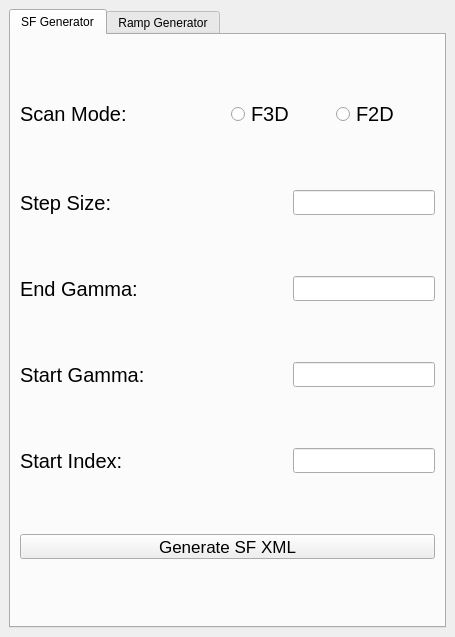
<?xml version="1.0" encoding="UTF-8"?>
<ui version="4.0">
 <class>XMLGeneratorApp</class>
 <widget class="QMainWindow" name="XMLGeneratorApp">
  <property name="geometry">
   <rect>
    <x>0</x>
    <y>0</y>
    <width>455</width>
    <height>637</height>
   </rect>
  </property>
  <property name="windowTitle">
   <string>XML Generator</string>
  </property>
  <widget class="QWidget" name="centralwidget">
   <layout class="QHBoxLayout" name="horizontalLayout_14">
    <item>
     <widget class="QTabWidget" name="tabWidget">
      <property name="minimumSize">
       <size>
        <width>437</width>
        <height>619</height>
       </size>
      </property>
      <property name="maximumSize">
       <size>
        <width>437</width>
        <height>619</height>
       </size>
      </property>
      <property name="currentIndex">
       <number>0</number>
      </property>
      <widget class="QWidget" name="tab_sf">
       <attribute name="title">
        <string>SF Generator</string>
       </attribute>
       <layout class="QVBoxLayout" name="verticalLayout">
        <item>
         <layout class="QHBoxLayout" name="horizontalLayout_13">
          <item>
           <widget class="QLabel" name="label_scanMode">
            <property name="font">
             <font>
              <family>Ubuntu</family>
              <pointsize>15</pointsize>
             </font>
            </property>
            <property name="text">
             <string>Scan Mode:</string>
            </property>
           </widget>
          </item>
          <item>
           <layout class="QHBoxLayout" name="horizontalLayout">
            <item>
             <widget class="QRadioButton" name="radioButton_F3D">
              <property name="font">
               <font>
                <pointsize>15</pointsize>
               </font>
              </property>
              <property name="text">
               <string>F3D</string>
              </property>
             </widget>
            </item>
            <item>
             <widget class="QRadioButton" name="radioButton_F2D">
              <property name="font">
               <font>
                <pointsize>15</pointsize>
               </font>
              </property>
              <property name="text">
               <string>F2D</string>
              </property>
             </widget>
            </item>
           </layout>
          </item>
         </layout>
        </item>
        <item>
         <layout class="QHBoxLayout" name="horizontalLayout_4">
          <item>
           <widget class="QLabel" name="label_stepSize">
            <property name="font">
             <font>
              <pointsize>15</pointsize>
             </font>
            </property>
            <property name="text">
             <string>Step Size:</string>
            </property>
           </widget>
          </item>
          <item>
           <widget class="QLineEdit" name="lineEdit_stepSize">
            <property name="maximumSize">
             <size>
              <width>142</width>
              <height>25</height>
             </size>
            </property>
            <property name="font">
             <font>
              <pointsize>13</pointsize>
             </font>
            </property>
           </widget>
          </item>
         </layout>
        </item>
        <item>
         <layout class="QHBoxLayout" name="horizontalLayout_3">
          <item>
           <widget class="QLabel" name="label_endGamma">
            <property name="font">
             <font>
              <pointsize>15</pointsize>
             </font>
            </property>
            <property name="text">
             <string>End Gamma:</string>
            </property>
           </widget>
          </item>
          <item>
           <widget class="QLineEdit" name="lineEdit_endGamma">
            <property name="maximumSize">
             <size>
              <width>142</width>
              <height>25</height>
             </size>
            </property>
            <property name="font">
             <font>
              <pointsize>13</pointsize>
             </font>
            </property>
           </widget>
          </item>
         </layout>
        </item>
        <item>
         <layout class="QHBoxLayout" name="horizontalLayout_2">
          <item>
           <widget class="QLabel" name="label_startGamma">
            <property name="font">
             <font>
              <pointsize>15</pointsize>
             </font>
            </property>
            <property name="text">
             <string>Start Gamma:</string>
            </property>
           </widget>
          </item>
          <item>
           <widget class="QLineEdit" name="lineEdit_startGamma">
            <property name="maximumSize">
             <size>
              <width>142</width>
              <height>25</height>
             </size>
            </property>
            <property name="font">
             <font>
              <pointsize>13</pointsize>
             </font>
            </property>
           </widget>
          </item>
         </layout>
        </item>
        <item>
         <layout class="QHBoxLayout" name="horizontalLayout_5">
          <item>
           <widget class="QLabel" name="label_startIndex">
            <property name="font">
             <font>
              <pointsize>15</pointsize>
             </font>
            </property>
            <property name="text">
             <string>Start Index:</string>
            </property>
           </widget>
          </item>
          <item>
           <widget class="QLineEdit" name="lineEdit_startIndex">
            <property name="maximumSize">
             <size>
              <width>142</width>
              <height>25</height>
             </size>
            </property>
            <property name="font">
             <font>
              <pointsize>13</pointsize>
             </font>
            </property>
           </widget>
          </item>
         </layout>
        </item>
        <item>
         <widget class="QPushButton" name="pushButton_generate">
          <property name="minimumSize">
           <size>
            <width>415</width>
            <height>25</height>
           </size>
          </property>
          <property name="maximumSize">
           <size>
            <width>415</width>
            <height>25</height>
           </size>
          </property>
          <property name="font">
           <font>
            <pointsize>13</pointsize>
           </font>
          </property>
          <property name="text">
           <string>Generate SF XML</string>
          </property>
         </widget>
        </item>
       </layout>
      </widget>
      <widget class="QWidget" name="tab_ramp">
       <attribute name="title">
        <string>Ramp Generator</string>
       </attribute>
       <layout class="QVBoxLayout" name="verticalLayout_3">
        <item>
         <layout class="QVBoxLayout" name="verticalLayout_4">
          <item>
           <layout class="QHBoxLayout" name="horizontalLayout_6">
            <item>
             <widget class="QLabel" name="label_fixedValue">
              <property name="font">
               <font>
                <pointsize>15</pointsize>
               </font>
              </property>
             <property name="text">
               <string>Scan Mode:</string>
              </property>
             </widget>
            </item>
            <item>
             <widget class="QRadioButton" name="radioButton_beginningFixed">
              <property name="font">
               <font>
                <pointsize>13</pointsize>
               </font>
              </property>
              <property name="text">
               <string>Beginning Fixed</string>
              </property>
             </widget>
            </item>
            <item>
             <widget class="QRadioButton" name="radioButton_endFixed">
              <property name="font">
               <font>
                <pointsize>13</pointsize>
               </font>
              </property>
              <property name="text">
               <string>End Fixed</string>
              </property>
             </widget>
            </item>
            <item>
             <widget class="QRadioButton" name="radioButton_rampTimeScan">
              <property name="font">
               <font>
                <pointsize>13</pointsize>
               </font>
              </property>
              <property name="text">
               <string>Ramp Time Scan</string>
              </property>
             </widget>
            </item>
           </layout>
          </item>
          <item>
           <layout class="QHBoxLayout" name="horizontalLayout_7">
            <item>
             <widget class="QLabel" name="label_fixedGamma">
              <property name="font">
               <font>
                <pointsize>15</pointsize>
               </font>
              </property>
              <property name="text">
               <string>Fixed Gamma:</string>
              </property>
             </widget>
            </item>
            <item>
             <widget class="QLineEdit" name="lineEdit_fixedGamma">
              <property name="maximumSize">
               <size>
                <width>142</width>
                <height>16777215</height>
               </size>
              </property>
              <property name="font">
               <font>
                <pointsize>13</pointsize>
               </font>
              </property>
             </widget>
            </item>
           </layout>
          </item>
          <item>
           <layout class="QHBoxLayout" name="horizontalLayout_8">
            <item>
             <widget class="QLabel" name="label_startGammaRamp">
              <property name="font">
               <font>
                <pointsize>15</pointsize>
               </font>
              </property>
              <property name="text">
               <string>Start Gamma:</string>
              </property>
             </widget>
            </item>
            <item>
             <widget class="QLineEdit" name="lineEdit_startGammaRamp">
              <property name="maximumSize">
               <size>
                <width>142</width>
                <height>25</height>
               </size>
              </property>
              <property name="font">
               <font>
                <pointsize>13</pointsize>
               </font>
              </property>
             </widget>
            </item>
           </layout>
          </item>
          <item>
           <layout class="QHBoxLayout" name="horizontalLayout_9">
            <item>
             <widget class="QLabel" name="label_endGammaRamp">
              <property name="font">
               <font>
                <pointsize>15</pointsize>
               </font>
              </property>
              <property name="text">
               <string>End Gamma:</string>
              </property>
             </widget>
            </item>
            <item>
             <widget class="QLineEdit" name="lineEdit_endGammaRamp">
              <property name="maximumSize">
               <size>
                <width>142</width>
                <height>25</height>
               </size>
              </property>
              <property name="font">
               <font>
                <pointsize>13</pointsize>
               </font>
              </property>
             </widget>
            </item>
           </layout>
          </item>
          <item>
           <layout class="QHBoxLayout" name="horizontalLayout_10">
            <item>
             <widget class="QLabel" name="label_stepRamp">
              <property name="font">
               <font>
                <pointsize>15</pointsize>
               </font>
              </property>
              <property name="text">
               <string>Step Size:</string>
              </property>
             </widget>
            </item>
            <item>
             <widget class="QLineEdit" name="lineEdit_stepRamp">
              <property name="maximumSize">
               <size>
                <width>142</width>
                <height>25</height>
               </size>
              </property>
              <property name="font">
               <font>
                <pointsize>13</pointsize>
               </font>
              </property>
             </widget>
            </item>
           </layout>
          </item>
          <item>
           <layout class="QHBoxLayout" name="horizontalLayout_11">
            <item>
             <widget class="QLabel" name="label_rampTime">
              <property name="font">
               <font>
                <pointsize>15</pointsize>
               </font>
              </property>
              <property name="text">
               <string>Ramp Time (ms):</string>
              </property>
             </widget>
            </item>
            <item>
             <widget class="QLineEdit" name="lineEdit_rampTime">
              <property name="maximumSize">
               <size>
                <width>142</width>
                <height>25</height>
               </size>
              </property>
              <property name="font">
               <font>
                <pointsize>13</pointsize>
               </font>
              </property>
             </widget>
            </item>
           </layout>
          </item>
          <item>
           <layout class="QHBoxLayout" name="horizontalLayout_15">
            <item>
             <widget class="QLabel" name="label_endRampTime">
              <property name="font">
               <font>
                <pointsize>15</pointsize>
               </font>
              </property>
              <property name="text">
               <string>End Ramp Time (ms):</string>
              </property>
             </widget>
            </item>
            <item>
             <widget class="QLineEdit" name="lineEdit_endRampTime">
              <property name="maximumSize">
               <size>
                <width>142</width>
                <height>25</height>
               </size>
              </property>
              <property name="font">
               <font>
                <pointsize>13</pointsize>
               </font>
              </property>
             </widget>
            </item>
           </layout>
          </item>
          <item>
           <layout class="QHBoxLayout" name="horizontalLayout_12">
            <item>
             <widget class="QLabel" name="label_startIndexRamp">
              <property name="font">
               <font>
                <pointsize>15</pointsize>
               </font>
              </property>
              <property name="text">
               <string>Start Index:</string>
              </property>
             </widget>
            </item>
            <item>
             <widget class="QLineEdit" name="lineEdit_startIndexRamp">
              <property name="maximumSize">
               <size>
                <width>142</width>
                <height>25</height>
               </size>
              </property>
              <property name="font">
               <font>
                <pointsize>13</pointsize>
               </font>
              </property>
             </widget>
            </item>
           </layout>
          </item>
          <item>
           <widget class="QPushButton" name="pushButton_generate_ramp">
            <property name="font">
             <font>
              <pointsize>13</pointsize>
             </font>
            </property>
            <property name="text">
             <string>Generate Ramp XML</string>
            </property>
           </widget>
          </item>
         </layout>
        </item>
       </layout>
      </widget>
     </widget>
    </item>
   </layout>
  </widget>
 </widget>
 <resources/>
 <connections/>
</ui>
